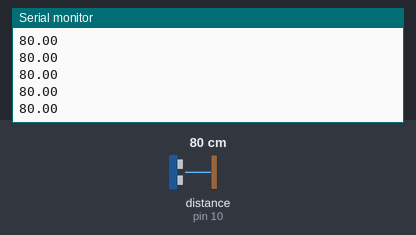
Recording of a sketch running on a simulated Arduino Uno, built with avr-gcc and run on an emulated ATmega328P. Parts: the last lines printed to the serial monitor. Inputs (shaded band) come from the test bench; at power-on: distance to the obstacle (sensor on pin 10) 80 cm. The echo pulse lasts 58.3 µs per cm.

Above: at 1.2 s.
1.3 s: distance to the obstacle (sensor on pin 10) set to 2 cm
At 1.32 s:
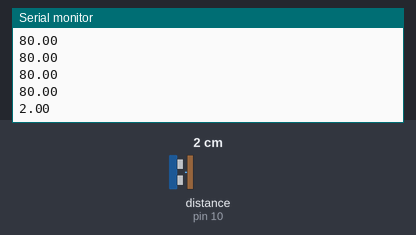
2.8 s: distance to the obstacle (sensor on pin 10) set to 4 cm
At 2.85 s:
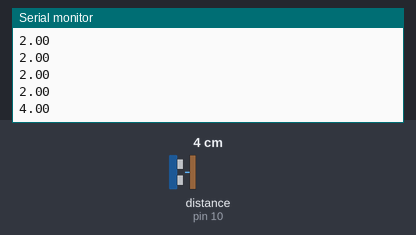
Timing chart, 0 to 5.8 s (numbered marks = the images above; inputs shaded):
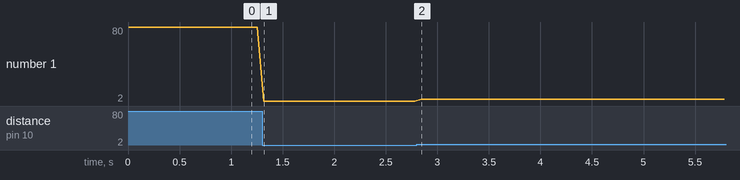

The sketch:

distanciaprueba1.ino
```cpp
#include <HCSR04.h>

int trigPin = 9;
int echoPin = 10;

HCSR04 hc(trigPin, echoPin);

void setup() {
  Serial.begin(9600); // Starts the serial communication
}
void loop() {
  Serial.println( hc.dist() );
  delay(60);
}
```

Measured:
- after the input at 1.3 s, the serial monitor: prints a new line at once (image 1)
- after the input at 2.8 s, the serial monitor: prints a new line at once (image 2)
- plotted number 1: 80 → 2 after the input at 1.3 s, 2 → 4 after the input at 2.8 s
